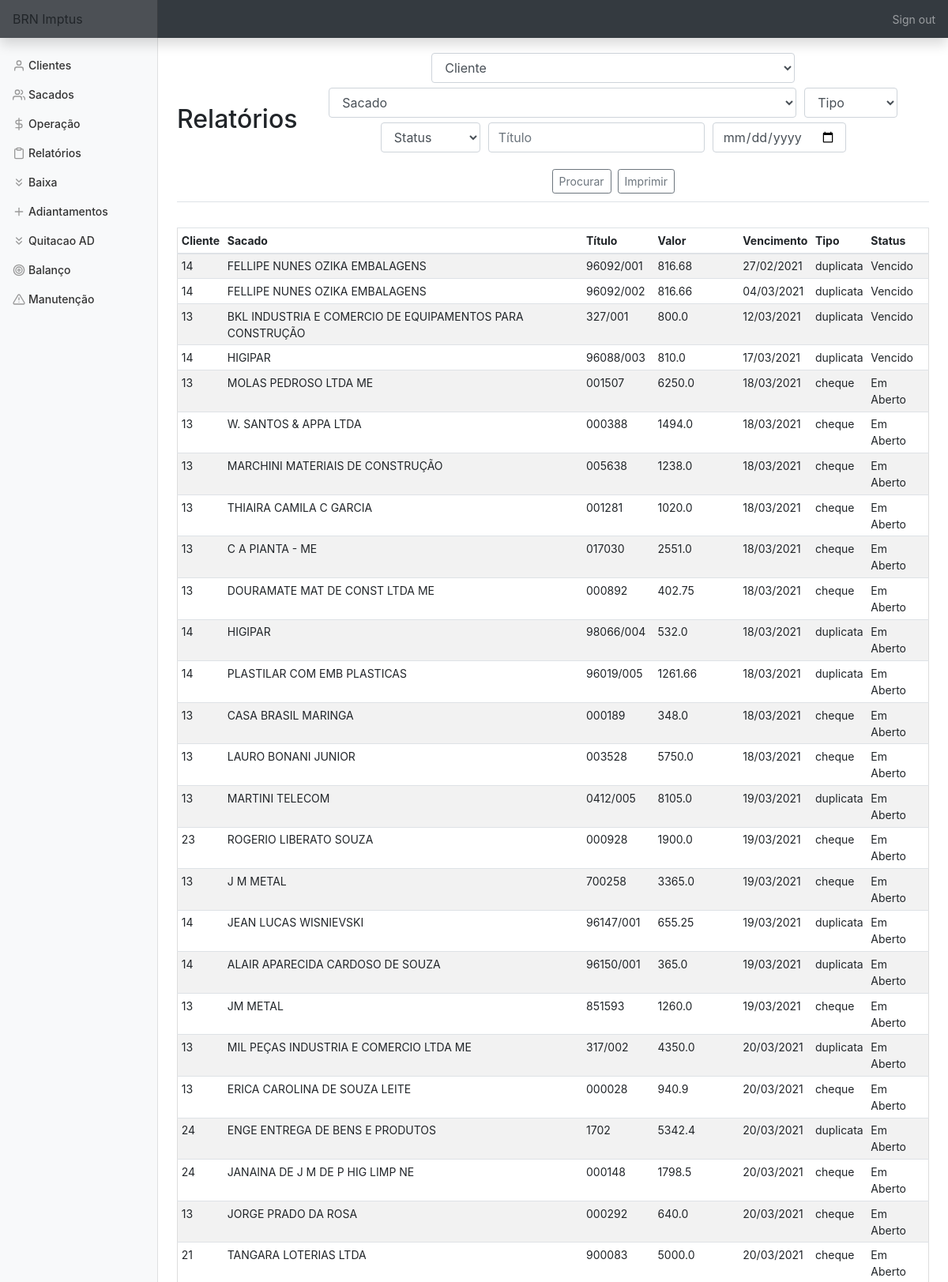
Page /relatorios (signed in, upper part) on the committed database.
### tables this page shows
CREATE TABLE titulo (
    cliente_id INTEGER,
    sacado_id INTEGER,
    bordero INTEGER,
    titulo TEXT,
    vencimento DATE,
    valor FLOAT, 
    dt_negoc DATE,
    tipo TEXT,
    status TEXT,
    dt_baixa DATE, nm_sac TEXT,
    FOREIGN KEY (cliente_id) REFERENCES clientes(id),
    FOREIGN KEY (sacado_id) REFERENCES sacados(id));

### app.py (the view, shortened to what this page needs)
@app.route('/relatorios', methods=['GET', 'POST'])
@login_required
def relatorios():
    con = sqlite3.connect(DATABASE)
    con.row_factory = sqlite3.Row
    cur = con.cursor()
    cliente = cur.execute('SELECT nome FROM clientes')
    cliente = cur.fetchall()
    sacado = cur.execute('SELECT nome FROM sacados ORDER BY nome')
    sacado = cur.fetchall()
    tit = cur.execute('SELECT * FROM titulo WHERE status != "Quitado" ORDER BY vencimento')
    tit = cur.fetchall()
    if request.method == "GET":
        return render_template('/relatorios.html', cliente=cliente, sacado=sacado, titulo=tit)

### app.py (called while the page is built)
@app.after_request
def after_request(response):
    response.headers["Cache-Control"] = "no-cache, no-store, must-revalidate"
    response.headers["Expires"] = 0
    response.headers["Pragma"] = "no-cache"
    return response

### helper.py (called while the page is built)
def login_required(f):
    @wraps(f)
    def decorated_function(*args, **kwargs):
        if session.get("user_id") is None:
            return redirect("/login")
        return f(*args, **kwargs)
    return decorated_function

### templates/relatorios.html (shortened to what this page needs)
{% extends "layout.html" %}
{% block main %}
    <div class='d-flex justify-content-between flex-warp flex-md-nowrap align-items-center pt-3 pb-2 mb-3 border-bottom'>
        <h1 class='h2'>Relatórios</h1>
            <form action='relatorios' method='POST'>
                <div class='form-group'>
                        <select class="form-control" name="cliente" title='Relatório por cliente' alt='Relatório por Cliente'>
                            <option disabled selected value>Cliente</option>
                        </select>
                        <select class="form-control" name="sacado" title='Relatório por sacado' alt='Relatório por sacado'>
                            <option disabled selected value>Sacado</option>
                        </select>
                        <select class='form-control' name='tipo' title='Relatório por tipo' alt='Relatório por tipo'>
                            <option select value>Tipo</option>
                        </select>
                        <select class='form-control' name='status' title='Relatório por status' alt='Relatório por status'>
                            <option select value>Status</option>
                        </select>
                        <input name='titulo' autofocus class='form-control' placeholder='Título' type='text' title='Relatório por número do título' alt='Relatório por número do título'>
                        <input name='vencimento' autofocus class='form-control' placeholder='Vencimento' type='date' title='Relatório por vencimento' alt='Relatório por vencimento'>
                </div>
                <button type='submit' class='btn btn-sm btn-outline-secondary'>Procurar</button>
                <button onclick="printDiv('print')" value="print a div" class='btn btn-sm btn-outline-secondary'>Imprimir</button>
            </form>
    </div>
    <div id='print' class='d-flex justify-content-between flex-warp flex-md-nowrap align-items-center pt-3 pb-2 mb-3 border-bottom'>
        <div class='table-responsive'>
            <table class='table table-striped table-sm'>
                <thead>
                    <tr>
                        <th>Cliente</th>
                        <th>Sacado</th>
                        <th>Título</th>
                        <th>Valor</th>
                        <th>Vencimento</th>
                        <th>Tipo</th>
                        <th>Status</th>
                    </tr>
                </thead>
                <tbody>
                    {% set valor_busca = namespace(item=0) %}
                    {% for row in titulo %}
                        <tr>
                            <td>{{ row['cliente_id'] }}</td>
                            <td>{{ row['nm_sac'] }}</td>
                            <td>{{ row['titulo'] }}</td>
                            <td>{{ row['valor'] }}</td>
                            {% set valor_busca.item = valor_busca.item + row['valor'] %}
                            {% set lt = row['vencimento'].split('-') %}
                            <td>{{ lt[2]+'/'+lt[1]+'/'+lt[0] }}</td>
                            <td>{{ row['tipo'] }}</td>
                            <td>{{ row['status'] }}</td>
                        </tr>
                    {% endfor %}
                </tbody>
            </table>
        </div>
    </div>
{% endblock %}

### static/styles.css (style rules this page uses)
main .form-control { display: inline-block; width: auto; margin: 3px; }
main table { text-align: left; border-collapse: collapse; border-spacing: 0; width: 100%; border: 1px solid #ddd; }
main table td, th { text-align: left; padding: 16px; }
button { margin: 2px; }
body { font-size: .875rem; height:100%; }

### rows in the picture
titulo: cliente_id "14", nm_sac "FELLIPE NUNES OZIKA EMBALAGENS", titulo "96092/001", valor "816.68", vencimento "27/02/2021", tipo "duplicata", status "Vencido"
titulo: cliente_id "14", nm_sac "FELLIPE NUNES OZIKA EMBALAGENS", titulo "96092/002", valor "816.66", vencimento "04/03/2021", tipo "duplicata", status "Vencido"
titulo: cliente_id "13", nm_sac "BKL INDUSTRIA E COMERCIO DE EQUIPAMENTOS PARA CONSTRUÇÃO", titulo "327/001", valor "800.0", vencimento "12/03/2021", tipo "duplicata", status "Vencido"
titulo: cliente_id "14", nm_sac "HIGIPAR", titulo "96088/003", valor "810.0", vencimento "17/03/2021", tipo "duplicata", status "Vencido"
titulo: cliente_id "13", nm_sac "MOLAS PEDROSO LTDA ME", titulo "001507", valor "6250.0", vencimento "18/03/2021", tipo "cheque", status "Em Aberto"
titulo: cliente_id "13", nm_sac "W. SANTOS & APPA LTDA", titulo "000388", valor "1494.0", vencimento "18/03/2021", tipo "cheque", status "Em Aberto"
titulo: cliente_id "13", nm_sac "MARCHINI MATERIAIS DE CONSTRUÇÃO", titulo "005638", valor "1238.0", vencimento "18/03/2021", tipo "cheque", status "Em Aberto"
titulo: cliente_id "13", nm_sac "THIAIRA CAMILA C GARCIA", titulo "001281", valor "1020.0", vencimento "18/03/2021", tipo "cheque", status "Em Aberto"
titulo: cliente_id "13", nm_sac "C A PIANTA - ME", titulo "017030", valor "2551.0", vencimento "18/03/2021", tipo "cheque", status "Em Aberto"
titulo: cliente_id "13", nm_sac "DOURAMATE MAT DE CONST LTDA ME", titulo "000892", valor "402.75", vencimento "18/03/2021", tipo "cheque", status "Em Aberto"
titulo: cliente_id "14", nm_sac "HIGIPAR", titulo "98066/004", valor "532.0", vencimento "18/03/2021", tipo "duplicata", status "Em Aberto"
titulo: cliente_id "14", nm_sac "PLASTILAR COM EMB PLASTICAS", titulo "96019/005", valor "1261.66", vencimento "18/03/2021", tipo "duplicata", status "Em Aberto"
titulo: cliente_id "13", nm_sac "CASA BRASIL MARINGA", titulo "000189", valor "348.0", vencimento "18/03/2021", tipo "cheque", status "Em Aberto"
titulo: cliente_id "13", nm_sac "LAURO BONANI JUNIOR", titulo "003528", valor "5750.0", vencimento "18/03/2021", tipo "cheque", status "Em Aberto"
titulo: cliente_id "13", nm_sac "MARTINI TELECOM", titulo "0412/005", valor "8105.0", vencimento "19/03/2021", tipo "duplicata", status "Em Aberto"
titulo: cliente_id "23", nm_sac "ROGERIO LIBERATO SOUZA", titulo "000928", valor "1900.0", vencimento "19/03/2021", tipo "cheque", status "Em Aberto"
titulo: cliente_id "13", nm_sac "J M METAL", titulo "700258", valor "3365.0", vencimento "19/03/2021", tipo "cheque", status "Em Aberto"
titulo: cliente_id "14", nm_sac "JEAN LUCAS WISNIEVSKI", titulo "96147/001", valor "655.25", vencimento "19/03/2021", tipo "duplicata", status "Em Aberto"
titulo: cliente_id "14", nm_sac "ALAIR APARECIDA CARDOSO DE SOUZA", titulo "96150/001", valor "365.0", vencimento "19/03/2021", tipo "duplicata", status "Em Aberto"
titulo: cliente_id "13", nm_sac "JM METAL", titulo "851593", valor "1260.0", vencimento "19/03/2021", tipo "cheque", status "Em Aberto"
titulo: cliente_id "13", nm_sac "MIL PEÇAS INDUSTRIA E COMERCIO LTDA ME", titulo "317/002", valor "4350.0", vencimento "20/03/2021", tipo "duplicata", status "Em Aberto"
titulo: cliente_id "13", nm_sac "ERICA CAROLINA DE SOUZA LEITE", titulo "000028", valor "940.9", vencimento "20/03/2021", tipo "cheque", status "Em Aberto"
titulo: cliente_id "24", nm_sac "ENGE ENTREGA DE BENS E PRODUTOS", titulo "1702", valor "5342.4", vencimento "20/03/2021", tipo "duplicata", status "Em Aberto"
titulo: cliente_id "24", nm_sac "JANAINA DE J M DE P HIG LIMP NE", titulo "000148", valor "1798.5", vencimento "20/03/2021", tipo "cheque", status "Em Aberto"
titulo: cliente_id "13", nm_sac "JORGE PRADO DA ROSA", titulo "000292", valor "640.0", vencimento "20/03/2021", tipo "cheque", status "Em Aberto"
titulo: cliente_id "21", nm_sac "TANGARA LOTERIAS LTDA", titulo "900083", valor "5000.0", vencimento "20/03/2021", tipo "cheque", status "Em Aberto"
